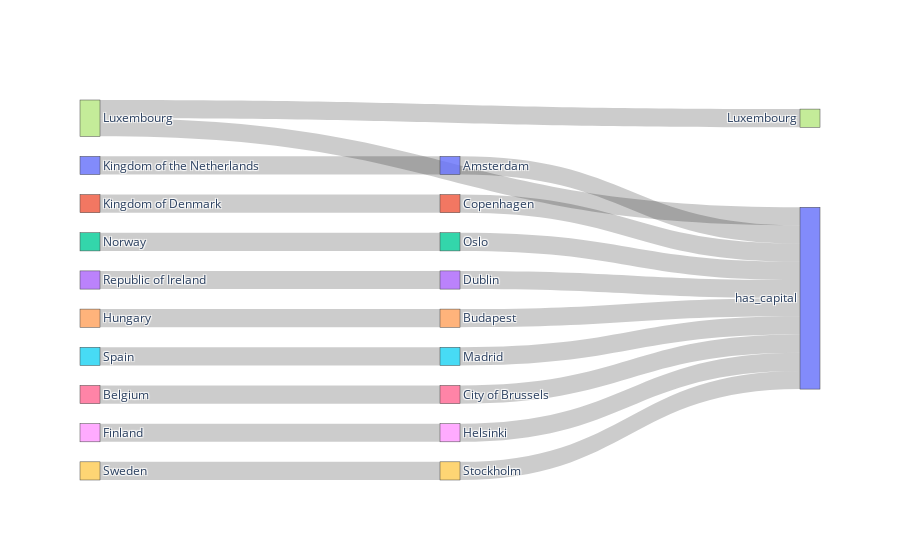

The notebook cell saved with this chart:
### Code cell
import VizKG.visualize as vkg

endpoint_url = "https://query.wikidata.org/sparql"
chart = vkg(sparql_query=test_query1, sparql_service_url=endpoint_url)
chart.plot()

### Figure 1 — Plotly figure (JSON) as saved in the notebook; plotly's stock layout.template omitted (floating-point values rounded to 4 significant figures)
{"data": [{"link": {"source": [0, 1, 2, 3, 4, 5, 6, 7, 8, 9, 10, 11, 12, 13, 14, 15, 16, 7, 18, 19], "target": [10, 11, 12, 13, 14, 15, 16, 17, 18, 19, 20, 20, 20, 20, 20, 20, 20, 20, 20, 20], "value": [1, 1, 1, 1, 1, 1, 1, 1, 1, 1, 1, 1, 1, 1, 1, 1, 1, 1, 1, 1]}, "node": {"label": ["Kingdom of the Netherlands", "Kingdom of Denmark", "Norway", "Republic of Ireland", "Hungary", "Spain", "Belgium", "Luxembourg", "Finland", "Sweden", "Amsterdam", "Copenhagen", "Oslo", "Dublin", "Budapest", "Madrid", "City of Brussels", "Luxembourg", "Helsinki", "Stockholm", "has_capital", "has_capital", "has_capital", "has_capital", "has_capital", "has_capital", "has_capital", "has_capital", "has_capital", "has_capital"]}, "type": "sankey"}], "layout": {}}
